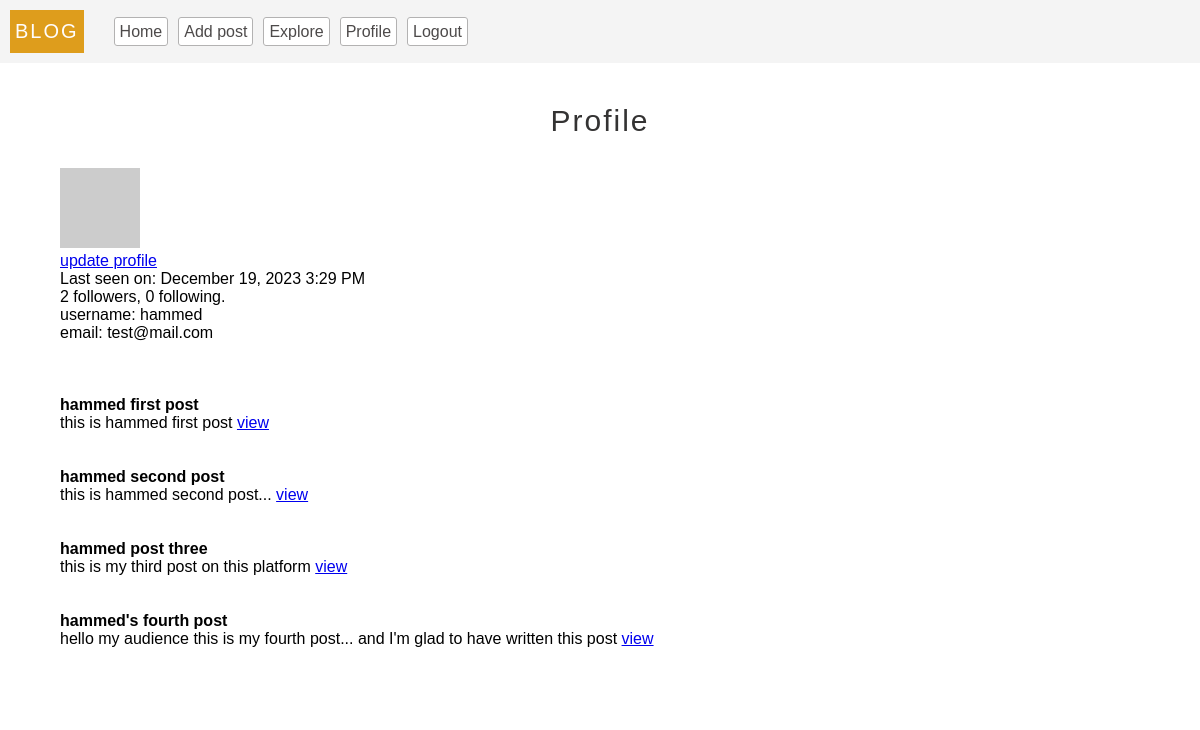
The page /profile (signed in) on the database as committed earlier.
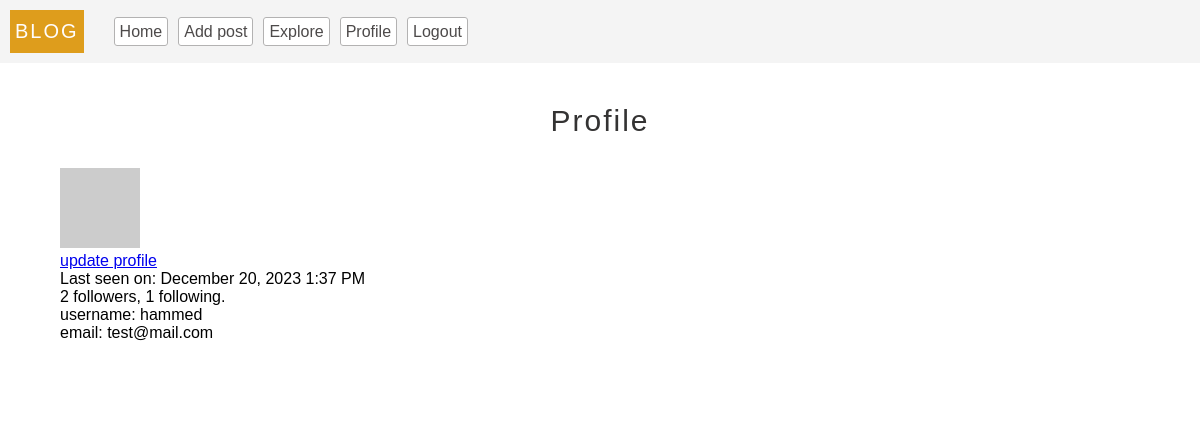
The same page on the database as committed later.
### models.py (models this page shows, shortened)
class User(db.Model, UserMixin):
  __tablename__ = 'users'
  id = db.Column(db.Integer, primary_key = True)
  username = db.Column(db.String(100), unique = True, index = True)
  email = db.Column(db.String(100), index = True, unique = True)
  password = db.Column(db.String(200))
  last_seen = db.Column(db.DateTime, default=datetime.utcnow, index = True)
  about_me = db.Column(db.String, nullable=True)
  posts = db.relationship(
    'Post',
    backref = 'author',
    lazy = 'dynamic'
  )
  followed = db.relationship(
    'User',
    secondary = followers,
    primaryjoin = (followers.c.follower_id == id),
    secondaryjoin = (followers.c.followed_id == id),
    backref = db.backref('followers', lazy='dynamic'),
    lazy = 'dynamic'
  )
  follower = db.relationship(
    'User',
    secondary = followers,
    primaryjoin = (followers.c.followed_id == id),
    secondaryjoin = (followers.c.follower_id == id),
    backref = db.backref('followed_user', lazy='dynamic'),
    lazy = 'dynamic'
  )
  def avatar(self, size='80'):
    digest = md5(str(self.email).lower().encode('utf-8')).hexdigest()
    return f'https://gravatar.com/avatar/{digest}?d=identicon&s={size}'
  def update_last_seen(self):
    self.last_seen = datetime.utcnow()
    db.session.commit()
  @login.user_loader
  def get_user(id):
    return User.query.get(int(id))

class Post(db.Model):
  __tablename__ = 'posts'
  id = db.Column(db.Integer, primary_key = True)
  body = db.Column(db.String(300) ,nullable = False)
  title = db.Column(db.String(20), nullable = False)
  timestamp = db.Column(db.DateTime, default=datetime.utcnow, index = True)
  user_id = db.Column(db.Integer, db.ForeignKey('users.id'))
  language = db.Column(db.String(20))

### server.py (the view)
@app.route('/profile')
@login_required
def profile():
  return render_template('profile.html', title='Profile', user = current_user, posts = current_user.posts)

### app.py (called while the page is built)
def get_locale():
  return request.accept_languages.best_match(app.config['LANGUAGES'])

### server.py (called while the page is built)
@app.before_request
def validate():
  if current_user.is_authenticated:
    current_user.update_last_seen()
  g.locale =  (str(get_locale()))

### templates/profile.html (shortened to what this page needs)
{% extends 'base.html'%}
{% block content %}
  <center><p class="header">{{_('Profile')}}</p></center>
  <div class="profile-photo-container">
    <img class="profile-photo" src="{{current_user.avatar()}}" alt="photo"/>
    <p><a href="{{url_for('update_profile')}}"> {{_('update profile')}}</a></p>
  </div>
  {% if user.last_seen %}<p>{{ _( 'Last seen on: %(time)s ', time = moment(user.last_seen).format('LLL') ) }}</p>{% endif %}
  <p>{{ user.follower.count() }} {{_('followers')}}, {{ user.followed.count() }} {{_('following')}}.</p>
  <p>{{_('username')}}: {{current_user.username}}</p>
  <p>{{_('email')}}: {{current_user.email}}</p>
  <br><br>
  {% for post in posts %}
  <br>
      <article>
        <h4>{{post.title}}</h4>
        {{post.body}}
        <a href="/post/{{post.id}}">view</a>
      </article>
  <br>
    {% endfor %}
{% endblock %}

### templates/base.html (shortened to what this page needs)
<!DOCTYPE html>
<html lang="en">
<head>
  <link rel="stylesheet" href="/static/styles/base.css">
</head>
<body>
  <nav>
    <ul class="nav-bar">
      <p class="logo">BLOG </p>
      <li>
        <a href="{{url_for('index')}}">{{_('Home')}}</a>
      </li>
      {% if current_user.is_authenticated %}
      <li>
        <a href="{{url_for('add_post')}}">{{_('Add post')}}</a>
      </li>
      <li>
        <a href="{{url_for('explore')}}">{{_('Explore')}}</a>
      </li>
      <li>
        <a href="{{url_for('profile')}}">{{_('Profile')}}</a>
      </li>
      <li>
        <a href="{{url_for('logout')}}">{{_('Logout')}}</a>
      </li>
      {% endif %}
    </ul>
  </nav>
<div class="container">
  {% block content%}
  {% endblock %}
</div>
</body>
</html>

### static/styles/base.css (style rules this page uses)
* { padding:0px; margin: 0px; box-sizing: border-box; }
body { font-family: 'Lucida Sans', 'Lucida Sans Regular', 'Lucida Grande', 'Lucida Sans Unicode', Geneva, Verdana, sans-serif; }
.nav-bar { display:flex; margin-bottom: 5px; align-items: center; background-color: #f4f4f4; padding:10px; }
.nav-bar>.logo { font-size: 20px ; color: rgb(255, 253, 253); background-color: rgb(222, 157, 28); padding:10px 5px; letter-spacing: 2px; margin-right: 30px; }
.nav-bar>li { list-style: none; text-align: center; }
.nav-bar>li>a { background-color: rgb(255, 255, 255); color: rgb(77, 74, 74); padding: 5px; text-decoration: none; transition: all 0.1s; margin-right: 10px; text-align: center; border: solid 1px rgb(179, 178, 178); border-radius: 3px; }
.container { padding:3% 5%; background-color: #fff; }
.header { font-size: 30px; color:rgb(52, 51, 51); letter-spacing: 2px; margin-bottom: 30px; }

Rows that differ between the two databases and show on the page:
removed Post: title "hammed first post", body "this is hammed first post"
removed Post: title "hammed second post", body "this is hammed second post..."
removed Post: title "hammed post three", body "this is my third post on this platform"
removed Post: title "hammed's fourth post", body "hello my audience this is my fourth post... and I'm glad to have written this post"
changed User "hammed": last_seen "Last seen on: December 19, 2023 3:29 PM" → "Last seen on: December 20, 2023 1:37 PM"
Other text that changed with them:
{{ user.followed.count() }}: "0" → "1"
